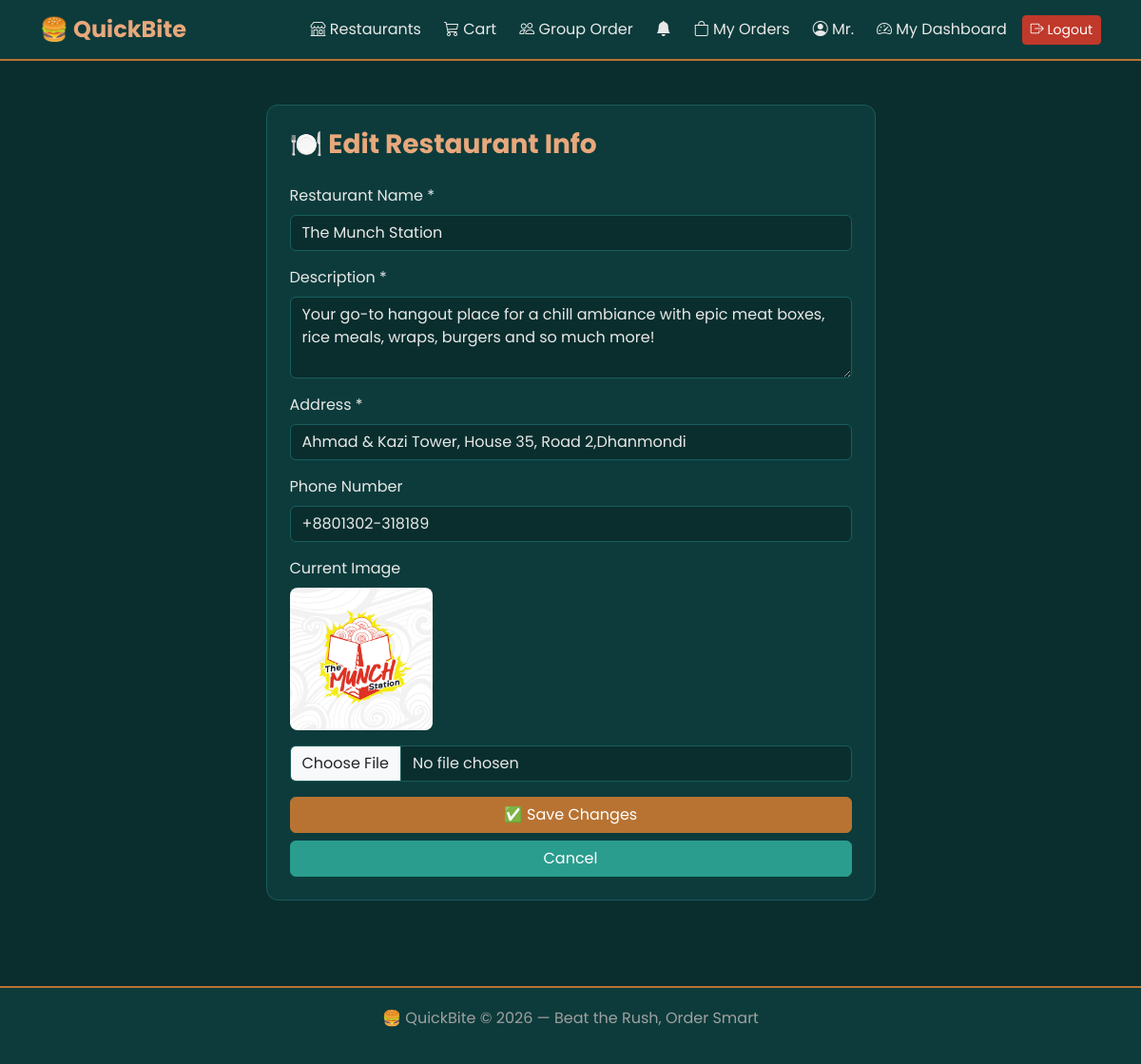
Page /restaurants/dashboard/edit/ (signed in) on the committed database.
### accounts/models.py (models this page shows, shortened)
class User(AbstractUser):
    is_customer = models.BooleanField(default=True)
    is_restaurant_owner = models.BooleanField(default=False)
    phone_number = models.CharField(max_length=15, blank=True, null=True)
    address = models.TextField(blank=True, null=True)
    allergies = models.TextField(blank=True, null=True)
    profile_picture = models.ImageField(
        upload_to='profile_pictures/',
        blank=True,
        null=True
    )

### restaurants/models.py (models this page shows, shortened)
class Restaurant(models.Model):
    owner = models.OneToOneField(
        settings.AUTH_USER_MODEL,
        on_delete=models.CASCADE,
        related_name='restaurant'
    )
    name = models.CharField(max_length=100)
    description = models.TextField()
    image = models.ImageField(upload_to='restaurant_images/', blank=True, null=True)
    address = models.CharField(max_length=255)
    phone = models.CharField(max_length=15, blank=True, null=True)
    opening_time = models.TimeField(blank=True, null=True)
    closing_time = models.TimeField(blank=True, null=True)
    is_active = models.BooleanField(default=True)

### restaurants/views.py (the view, shortened to what this page needs)
# urls.py: path('dashboard/edit/', views.edit_restaurant, name='edit_restaurant'),
@owner_required
def edit_restaurant(request):
    restaurant = get_object_or_404(Restaurant, owner=request.user)
    return render(request, 'restaurants/edit_restaurant.html', {
        'restaurant': restaurant
    })

### orders/views.py (called while the page is built)
def notification_count(request):
    if request.user.is_authenticated:
        count = request.user.notifications.filter(is_read=False).count()
        return {'unread_notifications': count}
    return {'unread_notifications': 0}

### restaurants/views.py (called while the page is built)
def owner_required(view_func):
    @wraps(view_func)
    @login_required
    def wrapper(request, *args, **kwargs):
        if not request.user.is_restaurant_owner:
            messages.error(request, '❌ You are not a restaurant owner!')
            return redirect('home')
        return view_func(request, *args, **kwargs)
    return wrapper

### templates/restaurants/edit_restaurant.html (shortened to what this page needs)
{% extends 'base.html' %}
{% block content %}
<div class="row justify-content-center">
    <div class="col-md-7">
        <div class="card p-4">
            <h3 class="section-title">🍽️ Edit Restaurant Info</h3>
            <form method="post" enctype="multipart/form-data">
                <div class="mb-3">
                    <label class="form-label">Restaurant Name *</label>
                    <input type="text" name="name" class="form-control"
                           value="{{ restaurant.name }}" required>
                </div>
                <div class="mb-3">
                    <label class="form-label">Description *</label>
                    <textarea name="description" class="form-control"
                              rows="3">{{ restaurant.description }}</textarea>
                </div>
                <div class="mb-3">
                    <label class="form-label">Address *</label>
                    <input type="text" name="address" class="form-control"
                           value="{{ restaurant.address }}">
                </div>
                <div class="mb-3">
                    <label class="form-label">Phone Number</label>
                    <input type="text" name="phone" class="form-control"
                           value="{{ restaurant.phone|default:'' }}">
                </div>
                <div class="mb-3">
                    <label class="form-label">Current Image</label><br>
                    {% if restaurant.image %}
                        <img src="{{ restaurant.image.url }}"
                             style="width:150px; border-radius:8px;" class="mb-2">
                    {% endif %}
                    <input type="file" name="image"
                           class="form-control mt-2" accept="image/*">
                </div>
                <button type="submit" class="btn btn-success w-100">
                    ✅ Save Changes
                </button>
                <a href="{% url 'restaurants:owner_dashboard' %}"
                   class="btn btn-primary w-100 mt-2">
                    Cancel
                </a>
            </form>
        </div>
    </div>
</div>
{% endblock %}

### templates/base.html (shortened to what this page needs)
<!DOCTYPE html>
<html lang="en">
<head>
    <link href="https://cdn.jsdelivr.net/npm/bootstrap@5.3.0/dist/css/bootstrap.min.css" rel="stylesheet">
    <link href="https://cdn.jsdelivr.net/npm/bootstrap-icons@1.10.5/font/bootstrap-icons.css" rel="stylesheet">
</head>
<body>
<nav class="navbar navbar-expand-lg navbar-dark">
    <div class="container">
        <a class="navbar-brand" href="{% url 'home' %}">
            🍔 QuickBite
        </a>
        <div class="collapse navbar-collapse" id="navbarNav">
            <ul class="navbar-nav ms-auto align-items-center gap-2">
                <li class="nav-item">
                    <a class="nav-link" href="{% url 'home' %}">
                        <i class="bi bi-shop"></i> Restaurants
                    </a>
                </li>
                <li class="nav-item">
                    <a class="nav-link" href="{% url 'orders:view_cart' %}">
                        <i class="bi bi-cart3"></i> Cart
                    </a>
                </li>
                <li class="nav-item">
                    <a class="nav-link" href="{% url 'group_order:group_list' %}">
                        <i class="bi bi-people"></i> Group Order
                    </a>
                </li>
                {% if user.is_authenticated %}
                <li class="nav-item">
                    <a class="nav-link position-relative"
                       href="{% url 'orders:notifications' %}">
                        <i class="bi bi-bell-fill"
                           style="color:{% if unread_notifications > 0 %}#b87333{% else %}#e8e8e8{% endif %};">
                        </i>
                    </a>
                </li>
                    <li class="nav-item">
                        <a class="nav-link" href="{% url 'orders:my_orders' %}">
                            <i class="bi bi-bag"></i> My Orders
                        </a>
                    </li>
                    <li class="nav-item">
                        <a class="nav-link" href="{% url 'accounts:profile' %}">
                            <i class="bi bi-person-circle"></i>
                            {{ user.first_name|default:user.username }}
                        </a>
                    </li>
                    {% if user.is_restaurant_owner %}
                    <li class="nav-item">
                        <a class="nav-link" href="{% url 'restaurants:owner_dashboard' %}">
                            <i class="bi bi-speedometer2"></i> My Dashboard
                        </a>
                    </li>
                    {% endif %}
                    <li class="nav-item">
                        <form method="post" action="{% url 'accounts:logout' %}">
                            <button type="submit" class="btn btn-sm btn-danger">
                                <i class="bi bi-box-arrow-right"></i> Logout
                            </button>
                        </form>
                    </li>
                {% endif %}
            </ul>
        </div>
    </div>
</nav>
<div class="page-wrapper">
    <div class="container">
        {% block content %}
        {% endblock %}
    </div>
</div>
<div class="footer">
    <p>🍔 QuickBite &copy; 2026 — Beat the Rush, Order Smart</p>
</div>
</body>
</html>

### templates/base.html (style rules this page uses)
:root { --teal-dark: #0a2e2e; --teal-mid: #0d3b3b; --teal-light: #1a5c5c; --teal-accent: #2a9d8f; --copper: #b87333; --copper-light: #d4956a; --copper-bright:#e8a87c; --grey-white: #e8e8e8; --grey-mid: #a0a0a0; --grey-dark: #4a4a4a; --danger: #c0392b; }
body { font-family: 'Poppins', sans-serif; background-color: var(--teal-dark); color: var(--grey-white); }
.navbar { background-color: var(--teal-mid) !important; border-bottom: 2px solid var(--copper); }
.navbar-brand { color: var(--copper-bright) !important; font-weight: 700; font-size: 1.5rem; }
.nav-link { color: var(--grey-white) !important; }
.card { background-color: var(--teal-mid); border: 1px solid var(--teal-light); border-radius: 12px; color: var(--grey-white); }
.btn-primary { background-color: var(--teal-accent); border-color: var(--teal-accent); color: white; }
.btn-success { background-color: var(--copper); border-color: var(--copper); color: white; }
.btn-danger { background-color: var(--danger); border-color: var(--danger); }
.form-control, .form-select { background-color: var(--teal-dark); border: 1px solid var(--teal-light); color: var(--grey-white); }
.form-control::placeholder { color: var(--grey-mid); }
.page-wrapper { min-height: 100vh; padding: 30px 0; }
.footer { background-color: var(--teal-mid); border-top: 2px solid var(--copper); padding: 20px 0; text-align: center; color: var(--grey-mid); margin-top: 60px; }
.section-title { color: var(--copper-bright); font-weight: 700; margin-bottom: 25px; }

### rows in the picture
User: first_name "Mr."
Restaurant: name "The Munch Station", description "Your go-to hangout place for a chill ambiance with epic meat boxes, rice meals, wraps, burgers and so much more!", address "Ahmad & Kazi Tower, House 35, Road 2,Dhanmondi", phone "+8801302-318189", image (picture)
